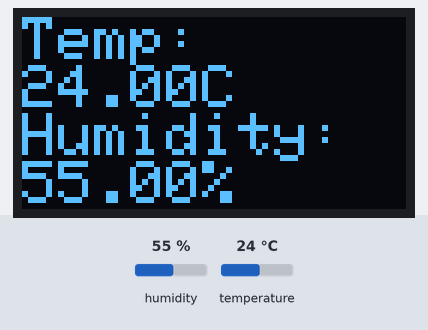
Recording of a sketch running on a simulated Arduino Uno, built with avr-gcc and run on an emulated ATmega328P. Parts: 128×64 one-colour display. The test bench sets the inputs (shaded band); at power-on: humidity 55 %, temperature 24 °C. What the sketch prints to the serial monitor is not drawn.

Above: at 3.2 s.
3.3 s: humidity set to 22 %
At 4.5 s:
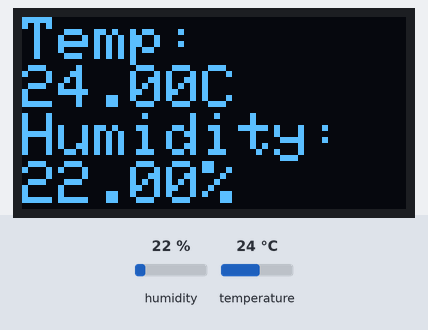
6.0 s: temperature set to 12 °C
At 6.9 s:
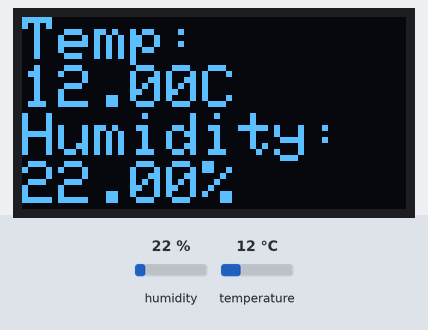
8.7 s: humidity set to 40 %
At 11.5 s:
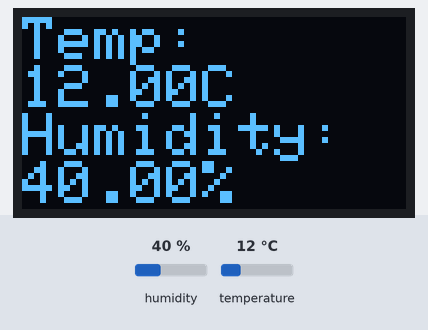
11.8 s: temperature set to 19 °C
At 12.7 s:
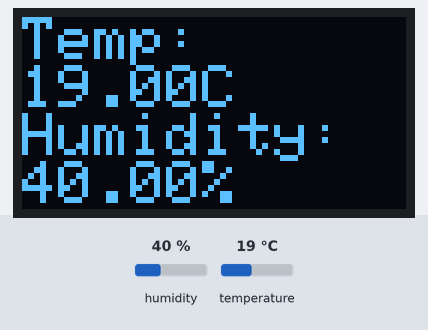
Timing chart, 0 to 14.8 s (numbered marks = the images above; inputs shaded):
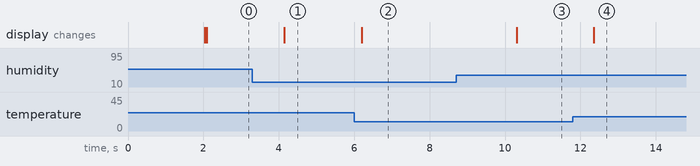

Measured:
- after the input at 3.3 s, the display: changes after 0.84 s (image 1)
- after the input at 6.0 s, the display: changes after 0.20 s (image 2)
- after the input at 8.7 s, the display: changes after 1.6 s (image 3)
- after the input at 11.8 s, the display: changes after 0.56 s (image 4)

The sketch:

05-dht-sensor-with-oled.ino
```cpp
#include <DHT.h>
#include <Wire.h>
#include <Adafruit_GFX.h>
#include <Adafruit_SSD1306.h>

#define SCREEN_WIDTH 128
#define SCREEN_HEIGHT 64

Adafruit_SSD1306 display(SCREEN_WIDTH, SCREEN_HEIGHT, &Wire, -1);


DHT dht(33, DHT11);
void setup() {
  dht.begin();
  delay(2000);

  Serial.begin(115200);
  if(!display.begin(SSD1306_SWITCHCAPVCC, 0x3C)) {
    Serial.println("screen failed");
    for(;;);
  }
  display.clearDisplay();
  display.setTextSize(2);
  display.setTextColor(SSD1306_WHITE);
}

void loop() {
  float temp = dht.readTemperature();
  float humidity = dht.readHumidity();

  Serial.println("Temp:");
  Serial.print(temp);
  Serial.print("C  ");
  Serial.println("Humidity");
  Serial.print(humidity);
  Serial.println("%");

  display.clearDisplay();
  display.setCursor(0, 0);

  display.println("Temp: ");
  display.print(temp);
  display.println("C");
  display.print("Humidity: ");
  display.print(humidity);
  display.println("%");

  display.display();

  delay(2000);

}
```
